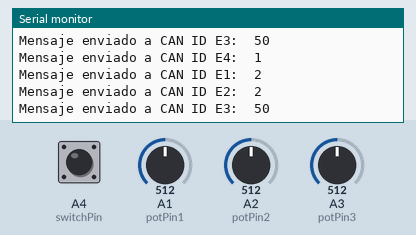
Recording of a sketch running on a simulated Arduino Mega 2560, built with avr-gcc and run on an emulated ATmega2560. Shown: the last lines printed to the serial monitor. Inputs (shaded band) come from the test bench; at power-on: A3 (potPin3) = 512, A1 (potPin1) = 512, A2 (potPin2) = 512, A4 (switchPin) HIGH.

Above: at 1.2 s.
1.3 s: A3 (potPin3) set to 111
At 2.1 s:
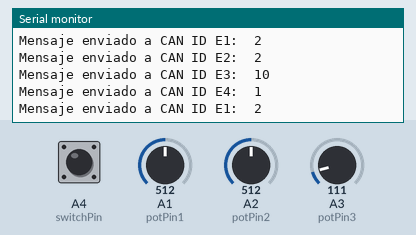
4.3 s: A3 (potPin3) set to 97
At 4.8 s:
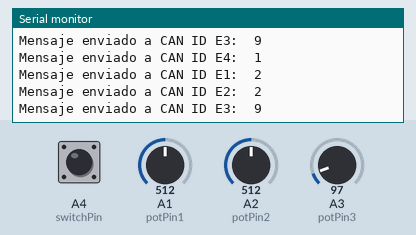
Timing chart, 0 to 7.3 s (numbered marks = the images above; inputs shaded):
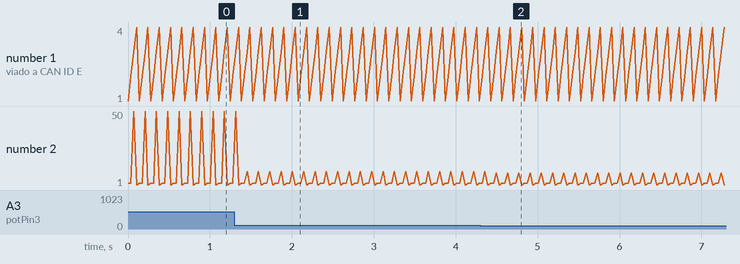

The sketch:

Master_Node.ino
```cpp
/**********************************************************************
Nodo master gateway
Por Daniel Ruán
ITESM - EDAG intership
Email: A01731921@tec.mx
Septiembre, 2023
Manda mensajes por protocolo CAN BUS MCP2515 a cuatro ECUs para modificar su
comportamiento a través de variables que cambian por la lectura de
potenciometros y un switch.
***********************************************************************/

#include <SPI.h>
#include <mcp2515.h>

#define CS_PIN 53 // pin Chip Select

int potPin1 = A1;
int potPin2 = A2;
int potPin3 = A3;
int switchPin = A4;
int mappedValue1;
int mappedValue2;
int mappedValue3;
int mappedValue4;

MCP2515 mcp(CS_PIN);

void setup() {
  Serial.begin(9600);
  while (!Serial);
// Configuración protocolo CAN
  SPI.begin();
  mcp.reset();
  mcp.setBitrate(CAN_125KBPS);
  mcp.setNormalMode();
//switch mode
  pinMode(switchPin, INPUT);
}

// Función para enviar a diferentes CAN
void sendMSG(uint32_t canID, uint8_t data) {
  struct can_frame canMsg;
  canMsg.can_id  = canID;  // ID del mensaje
  canMsg.can_dlc = 1;      // Longitud del mensaje (1 byte)
  canMsg.data[0] = data; // Contenido del mensaje

  if (mcp.sendMessage(&canMsg) == MCP2515::ERROR_OK) {
    Serial.print("Mensaje enviado a CAN ID ");
    Serial.print(canID, HEX);
    Serial.print(":  ");
    Serial.println(data);
  } else {
    Serial.println("Error al enviar el mensaje");
  }
}

void loop() {
  int valorPot1 = analogRead(potPin1); // Lee el valor del primer potenciómetro
  int valorPot2 = analogRead(potPin2); // Lee el valor del segundo potenciómetro
  int valorPot3 = analogRead(potPin3); // Lee el valor del tercer potenciómetro

    // Mapea los valores al rango 0-3 para pot 1
  if (valorPot1 < 256 ) {
    mappedValue1 = 0; // Rango 0-255
  } else if (valorPot1 < 512) {
    mappedValue1 = 1; // Rango 256-511
  } else if (valorPot1 < 768) {
    mappedValue1 = 2; // Rango 512-767
  } else if (valorPot1 < 1024) {
    mappedValue1 = 3; // Rango 768-1023
  }
  // Mapea los valores al rango 0-3 para pot 2
  if (valorPot2 < 256 ) {
    mappedValue2 = 0; // Rango 0-255
  } else if (valorPot2 < 512) {
    mappedValue2 = 1; // Rango 256-511
  } else if (valorPot2 < 768) {
    mappedValue2 = 2; // Rango 512-767
  } else if (valorPot2 < 1024) {
    mappedValue2 = 3; // Rango 768-1023
  }
  // Mapea los valores al rango 0-100 para pot 3
  mappedValue3 = map(valorPot3, 1, 1023, 0, 100);
  // Lee estado de switch
  mappedValue4 = digitalRead(switchPin);

  // 1 = right, 2 = left , 3 = intermittent, 0 = off
  sendMSG(0x0E1, mappedValue1); // Envia mensaje al ECU 1 (direccional)
  // 1 = intermittent, 2 = slow , 3 = high, 0 = off
  sendMSG(0x0E2, mappedValue2); // Envia mensaje al ECU 2 (limpiaparabrisas)
  // valor 0-100 para volumen
  sendMSG(0x0E3, mappedValue3); //Envía mensaje al ECU 3 (display)
  // variable on /off para encender y apagar
  sendMSG(0x0E4, mappedValue4); // Envia mensaje al ECU 4 (proximidad)

  //delay(1000);
}
```

Measured:
- after the input at 1.3 s, the serial monitor: prints a new line after 0.15 s (image 1)
- after the input at 4.3 s, the serial monitor: prints a new line after 0.20 s (image 2)
